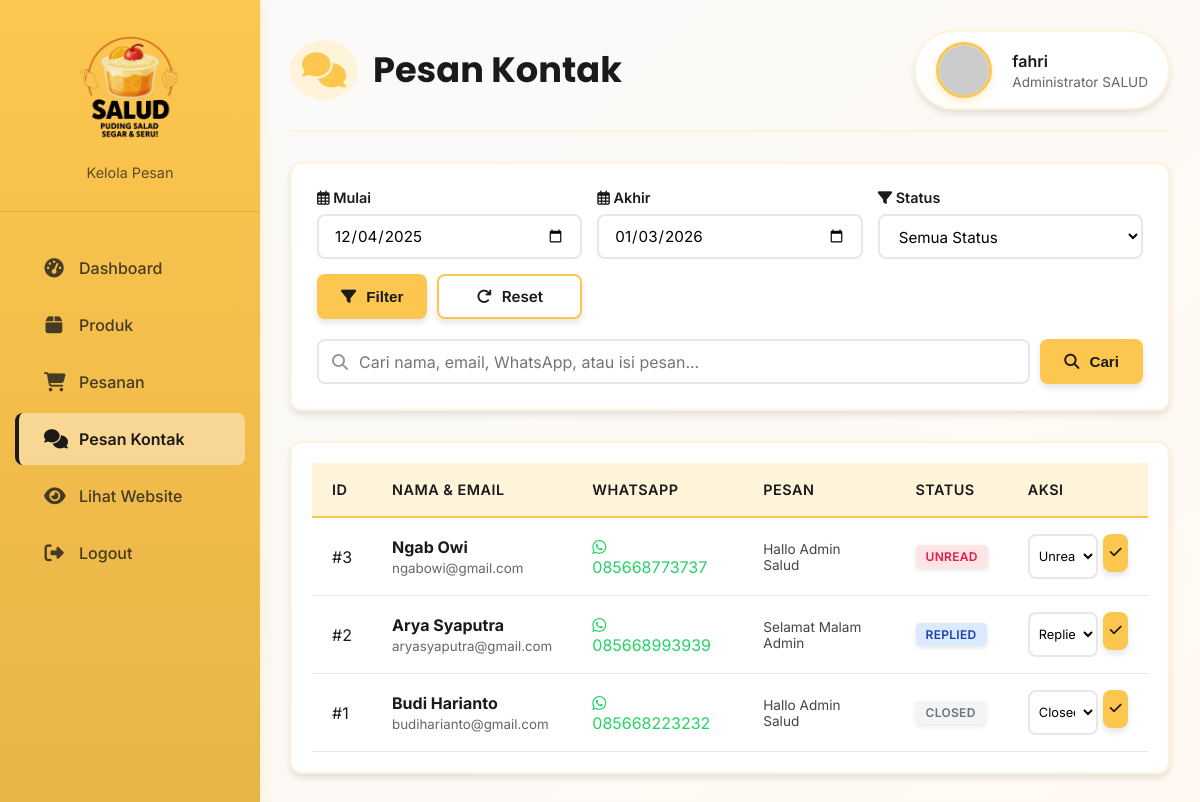
/admin/chat.php (signed in), run on the app's committed database.
### tables this page shows
CREATE TABLE `contacts` (
  `id` int(11) NOT NULL,
  `name` varchar(100) NOT NULL,
  `email` varchar(100) NOT NULL,
  `whatsapp` varchar(20) NOT NULL,
  `message` text NOT NULL,
  `status` enum('unread','replied','closed') DEFAULT 'unread',
  `admin_notes` text DEFAULT NULL,
  `created_at` timestamp NOT NULL DEFAULT current_timestamp()
);

### admin/chat.php (the view, shortened to what this page needs)
<?php
require_once '../includes/database.php';
$startDate = $_GET['start_date'] ?? date('Y-m-d', strtotime('-30 days'));
$endDate = $_GET['end_date'] ?? date('Y-m-d');
$where = "WHERE DATE(created_at) BETWEEN :start AND :end";
$params = [
    ':start' => $startDate,
    ':end' => $endDate
];
$search = $_GET['search'] ?? '';
$limit = 10;
$page = isset($_GET['page']) ? (int)$_GET['page'] : 1;
$offset = ($page - 1) * $limit;
$query = "SELECT * FROM contacts $where ORDER BY created_at DESC LIMIT :limit OFFSET :offset";
$stmt = $pdo->prepare($query);
foreach ($params as $key => $value) {
    $stmt->bindValue($key, $value);
}
$stmt->bindValue(':limit', (int)$limit, PDO::PARAM_INT);
$stmt->bindValue(':offset', (int)$offset, PDO::PARAM_INT);
$stmt->execute();
$messages = $stmt->fetchAll();
?>
<!DOCTYPE html>
<html lang="id">
<head>
    <link rel="stylesheet" href="../assets/css/admin.css">
    <link rel="stylesheet" href="https://cdnjs.cloudflare.com/ajax/libs/font-awesome/6.4.0/css/all.min.css">
</head>
<body class="admin-body">
    <div class="admin-container">
        <aside class="admin-sidebar">
            <div class="admin-logo">
                <img src="../assets/images/Logo Salad Puding Hitam.png" alt="SALUD Logo" class="admin-logo-img" onerror="this.style.display='none'">
                <p>Kelola Pesan</p>
            </div>
            <ul class="admin-nav">
                <li><a href="dashboard.php"><i class="fas fa-tachometer-alt"></i> Dashboard</a></li>
                <li><a href="products.php"><i class="fas fa-box"></i> Produk</a></li>
                <li><a href="orders.php"><i class="fas fa-shopping-cart"></i> Pesanan</a></li>
                <li><a href="chat.php" class="active"><i class="fas fa-comments"></i> Pesan Kontak</a></li>
                <li><a href="../index.php" target="_blank"><i class="fas fa-eye"></i> Lihat Website</a></li>
                <li><a href="logout.php"><i class="fas fa-sign-out-alt"></i> Logout</a></li>
            </ul>
        </aside>
        <main class="admin-main">
            <div class="admin-header">
                <h1><i class="fas fa-comments"></i> Pesan Kontak</h1>
                <div class="admin-profile">
                    <div class="admin-avatar">
                        <img src="../assets/images/admin-avatar.png" alt="Admin Avatar"
                             onerror="this.src='https://ui-avatars.com/api/?name=<?= urlencode($_SESSION['admin_name'] ?? 'Admin') ?>&background=FDC64E&color=1A1A1A'">
                    </div>
                    <div class="admin-info">
                        <h4><?= htmlspecialchars($_SESSION['admin_name'] ?? 'Admin') ?></h4>
                        <p>Administrator SALUD</p>
                    </div>
                </div>
            </div>
            <div class="admin-filters">
                <form method="GET">
                    <div class="filter-row">
                        <div class="filter-group">
                            <label><i class="far fa-calendar-alt"></i> Mulai</label>
                            <input type="date" name="start_date" value="<?= $startDate ?>" class="admin-form-control">
                        </div>
                        <div class="filter-group">
                            <label><i class="far fa-calendar-alt"></i> Akhir</label>
                            <input type="date" name="end_date" value="<?= $endDate ?>" class="admin-form-control">
                        </div>
                        <div class="filter-group">
                            <label><i class="fas fa-filter"></i> Status</label>
                            <select name="status" class="admin-form-control">
                                <option value="">Semua Status</option>
                            </select>
                        </div>
                        <div class="filter-group" style="flex: 0 0 auto; display: flex; gap: 10px; align-items: flex-end;">
                            <button type="submit" class="admin-btn admin-btn-primary"><i class="fas fa-filter"></i> Filter</button>
                            <a href="chat.php" class="admin-btn admin-btn-secondary"><i class="fas fa-redo"></i> Reset</a>
                        </div>
                    </div>
                    <div style="display: flex; gap: 10px; align-items: center; margin-top: 15px;">
                        <div style="flex: 1; position: relative;">
                            <input type="text" name="search"
                                placeholder="Cari nama, email, WhatsApp, atau isi pesan..."
                                value="<?= htmlspecialchars($search) ?>"
                                class="admin-form-control"
                                style="padding-left: 40px; width: 100%;">
                            <i class="fas fa-search" style="position: absolute; left: 15px; top: 50%; transform: translateY(-50%); color: #999;"></i>
                        </div>
                        <button type="submit" class="admin-btn admin-btn-primary">
                            <i class="fas fa-search"></i> Cari
                        </button>
                    </div>
                </form>
            </div>
            <div class="admin-table-container">
                <?php if (count($messages) > 0): ?>
                <table class="admin-table">
                    <thead>
                        <tr>
                            <th>ID</th>
                            <th>Nama & Email</th>
                            <th>WhatsApp</th>
                            <th>Pesan</th>
                            <th>Status</th>
                            <th>Aksi</th>
                        </tr>
                    </thead>
                    <tbody>
                        <?php foreach ($messages as $msg): ?>
                        <tr>
                            <td>#<?= $msg['id'] ?></td>
                            <td>
                                <strong><?= htmlspecialchars($msg['name'] ?? 'No Name') ?></strong><br>
                                <small style="color: #666;"><?= htmlspecialchars($msg['email'] ?? '-') ?></small>
                            </td>
                            <td>
                                <a href="https://wa.me/<?= preg_replace('/[^0-9]/', '', $msg['whatsapp']) ?>" target="_blank" style="color: #25D366; text-decoration: none;">
                                    <i class="fab fa-whatsapp"></i> <?= htmlspecialchars($msg['whatsapp']) ?>
                                </a>
                            </td>
                            <td>
                                <div style="max-width: 250px; font-size: 0.85rem; color: #444;">
                                    <?= nl2br(htmlspecialchars($msg['message'])) ?>
                                </div>
                            </td>
                            <td>
                                <span class="admin-badge badge-<?= $msg['status'] ?>">
                                    <?= ucfirst($msg['status']) ?>
                                </span>
                            </td>
                            <td>
                                <form method="POST">
                                    <div style="display: flex; gap: 5px;">
                                        <select name="status" class="admin-form-control" style="padding: 5px; font-size: 0.8rem;">
                                            <option value="unread" <?= $msg['status'] === 'unread' ? 'selected' : '' ?>>Unread</option>
                                            <option value="replied" <?= $msg['status'] === 'replied' ? 'selected' : '' ?>>Replied</option>
                                            <option value="closed" <?= $msg['status'] === 'closed' ? 'selected' : '' ?>>Closed</option>
                                        </select>
                                        <button type="submit" name="update_status" class="admin-btn admin-btn-primary admin-btn-small">
                                            <i class="fas fa-check"></i>
                                        </button>
                                    </div>
                                </form>
                            </td>
                        </tr>
                        <?php endforeach; ?>
                    </tbody>
                </table>
                <?php endif; ?>
            </div>
            </main>
    </div>
</body>
</html>

### data on the page
contacts: id "3", name "Ngab Owi", email "ngabowi@gmail.com", whatsapp "085668773737", message "Hallo Admin Salud", status "UNREAD", status "Unread"
contacts: id "2", name "Arya Syaputra", email "aryasyaputra@gmail.com", whatsapp "085668993939", message "Selamat Malam Admin", status "REPLIED", status "Replied"
contacts: id "1", name "Budi Harianto", email "budiharianto@gmail.com", whatsapp "085668223232", message "Hallo Admin Salud", status "CLOSED", status "Closed"

### other printed values
$_SESSION['admin_name'] "fahri"
